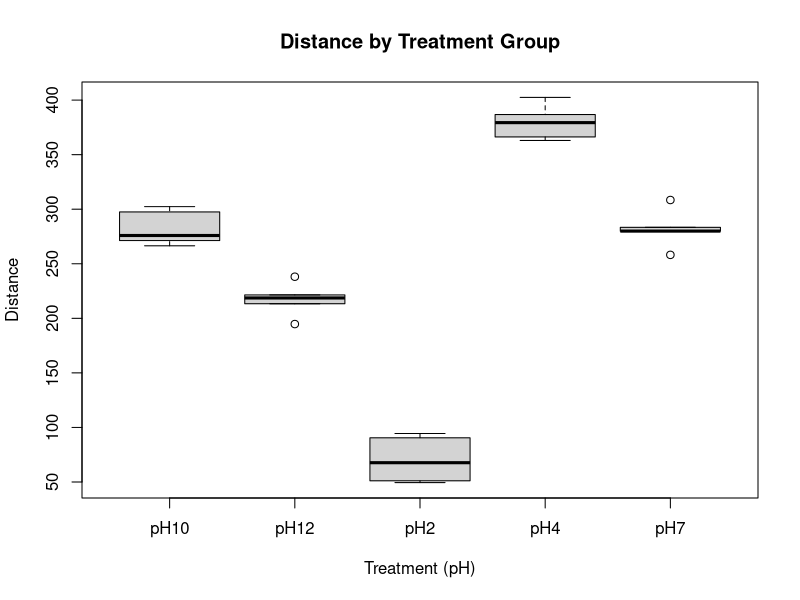

The R source for this figure:
# -----------------------------
# Initialize Data
# -----------------------------

# Treatment groups (pH levels)
Treatment <- factor(rep(c("pH2", "pH4", "pH7", "pH10", "pH12"), each = 5))

# Trial distances (from your dataset)
Response <- c(
  # pH 2
  94.43, 90.48, 49.44, 51.09, 67.68,
  
  # pH 4
  379.34, 363.01, 402.47, 366.24, 386.76,
  
  # pH 7
  279.94, 258.16, 283.39, 308.44, 279.89,
  
  # pH 10
  297.51, 271.25, 275.92, 266.48, 302.37,
  
  # pH 12
  213.36, 194.74, 218.64, 221.46, 238.13
)

# Combine into dataframe
data <- data.frame(Treatment, Response)

# -----------------------------
# Run ANOVA
# -----------------------------
anova_model <- aov(Response ~ Treatment, data = data)

# Show ANOVA table
summary(anova_model)

# -----------------------------
# Post-hoc Test (Tukey)
# -----------------------------
TukeyHSD(anova_model)

# -----------------------------
# Assumption Checks
# -----------------------------

# Normality of residuals
shapiro.test(residuals(anova_model))

# Homogeneity of variance
bartlett.test(Response ~ Treatment, data = data)

# Optional: Levene's test (more robust)
if (!require(car)) install.packages("car")
library(car)
leveneTest(Response ~ Treatment, data = data)

# -----------------------------
# Optional Visualization
# -----------------------------
boxplot(Response ~ Treatment,
        data = data,
        main = "Distance by Treatment Group",
        xlab = "Treatment (pH)",
        ylab = "Distance",
        border = "black")
